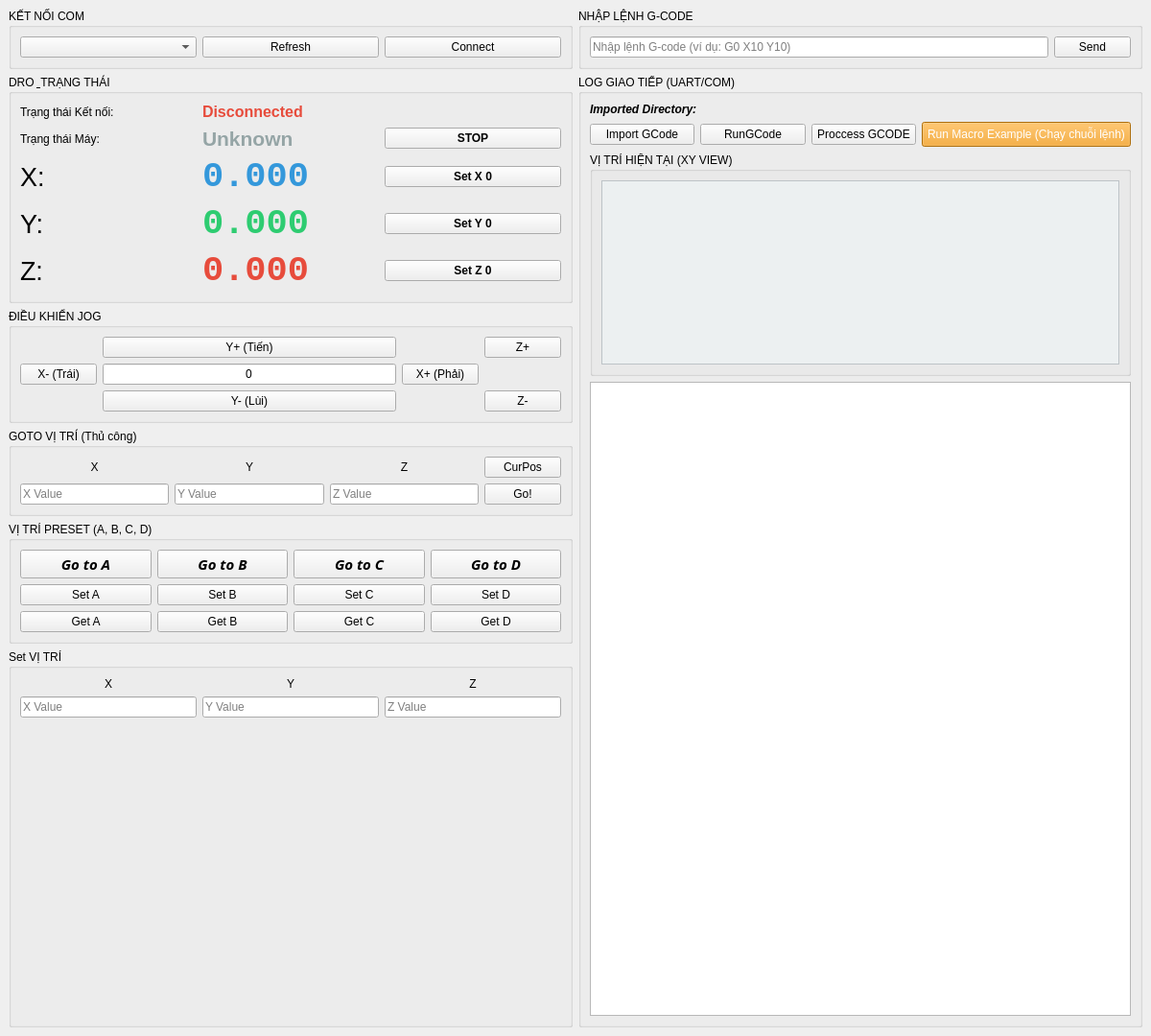
<?xml version="1.0" encoding="UTF-8"?>
<ui version="4.0">
 <class>MainWindow</class>
 <widget class="QMainWindow" name="MainWindow">
  <property name="geometry">
   <rect>
    <x>0</x>
    <y>0</y>
    <width>1200</width>
    <height>1080</height>
   </rect>
  </property>
  <property name="windowTitle">
   <string>STM32 G-Code Controller</string>
  </property>
  <widget class="QWidget" name="centralwidget">
   <layout class="QHBoxLayout" name="horizontalLayout_main">
    <item>
     <layout class="QVBoxLayout" name="verticalLayout_control">
      <item>
       <widget class="QGroupBox" name="groupBox_connection">
        <property name="title">
         <string>KẾT NỐI COM</string>
        </property>
        <layout class="QHBoxLayout" name="horizontalLayout_com">
         <item>
          <widget class="QComboBox" name="portComboBox"/>
         </item>
         <item>
          <widget class="QPushButton" name="refreshButton">
           <property name="text">
            <string>Refresh</string>
           </property>
          </widget>
         </item>
         <item>
          <widget class="QPushButton" name="connectButton">
           <property name="text">
            <string>Connect</string>
           </property>
          </widget>
         </item>
        </layout>
       </widget>
      </item>
      <item>
       <widget class="QGroupBox" name="groupBox_dro">
        <property name="title">
         <string>DRO &amp; TRẠNG THÁI</string>
        </property>
        <layout class="QGridLayout" name="gridLayout_dro">
         <item row="1" column="2">
          <widget class="QPushButton" name="Stopbtn">
           <property name="font">
            <font>
             <weight>75</weight>
             <bold>true</bold>
            </font>
           </property>
           <property name="text">
            <string>STOP</string>
           </property>
          </widget>
         </item>
         <item row="0" column="1">
          <widget class="QLabel" name="statusLabel">
           <property name="font">
            <font>
             <pointsize>12</pointsize>
             <weight>75</weight>
             <bold>true</bold>
            </font>
           </property>
           <property name="styleSheet">
            <string>color: #e74c3c;</string>
           </property>
           <property name="text">
            <string>Disconnected</string>
           </property>
          </widget>
         </item>
         <item row="1" column="0">
          <widget class="QLabel" name="label_state_title">
           <property name="text">
            <string>Trạng thái Máy:</string>
           </property>
          </widget>
         </item>
         <item row="2" column="0">
          <widget class="QLabel" name="label_x_title">
           <property name="font">
            <font>
             <pointsize>20</pointsize>
            </font>
           </property>
           <property name="text">
            <string>X:</string>
           </property>
          </widget>
         </item>
         <item row="4" column="2">
          <widget class="QPushButton" name="SetY0Button">
           <property name="font">
            <font>
             <weight>75</weight>
             <bold>true</bold>
            </font>
           </property>
           <property name="text">
            <string>Set Y 0</string>
           </property>
          </widget>
         </item>
         <item row="0" column="0">
          <widget class="QLabel" name="label_status_title">
           <property name="text">
            <string>Trạng thái Kết nối:</string>
           </property>
          </widget>
         </item>
         <item row="6" column="0">
          <widget class="QLabel" name="label_z_title">
           <property name="font">
            <font>
             <pointsize>20</pointsize>
            </font>
           </property>
           <property name="text">
            <string>Z:</string>
           </property>
          </widget>
         </item>
         <item row="6" column="2">
          <widget class="QPushButton" name="SetZ0Button">
           <property name="font">
            <font>
             <weight>75</weight>
             <bold>true</bold>
            </font>
           </property>
           <property name="text">
            <string>Set Z 0</string>
           </property>
          </widget>
         </item>
         <item row="4" column="0">
          <widget class="QLabel" name="label_y_title">
           <property name="font">
            <font>
             <pointsize>20</pointsize>
            </font>
           </property>
           <property name="text">
            <string>Y:</string>
           </property>
          </widget>
         </item>
         <item row="2" column="2">
          <widget class="QPushButton" name="SetX0Button">
           <property name="font">
            <font>
             <weight>75</weight>
             <bold>true</bold>
            </font>
           </property>
           <property name="text">
            <string>Set X 0</string>
           </property>
          </widget>
         </item>
         <item row="2" column="1">
          <widget class="QLabel" name="xPosLabel">
           <property name="font">
            <font>
             <family>Consolas</family>
             <pointsize>28</pointsize>
             <weight>75</weight>
             <bold>true</bold>
            </font>
           </property>
           <property name="styleSheet">
            <string>color: #3498db;</string>
           </property>
           <property name="text">
            <string>0.000</string>
           </property>
          </widget>
         </item>
         <item row="4" column="1">
          <widget class="QLabel" name="yPosLabel">
           <property name="font">
            <font>
             <family>Consolas</family>
             <pointsize>28</pointsize>
             <weight>75</weight>
             <bold>true</bold>
            </font>
           </property>
           <property name="styleSheet">
            <string>color: #2ecc71;</string>
           </property>
           <property name="text">
            <string>0.000</string>
           </property>
          </widget>
         </item>
         <item row="1" column="1">
          <widget class="QLabel" name="stateLabel">
           <property name="font">
            <font>
             <pointsize>16</pointsize>
             <weight>75</weight>
             <bold>true</bold>
            </font>
           </property>
           <property name="styleSheet">
            <string>color: #95a5a6;</string>
           </property>
           <property name="text">
            <string>Unknown</string>
           </property>
          </widget>
         </item>
         <item row="6" column="1">
          <widget class="QLabel" name="zPosLabel">
           <property name="font">
            <font>
             <family>Consolas</family>
             <pointsize>28</pointsize>
             <weight>75</weight>
             <bold>true</bold>
            </font>
           </property>
           <property name="styleSheet">
            <string>color: #e74c3c;</string>
           </property>
           <property name="text">
            <string>0.000</string>
           </property>
          </widget>
         </item>
        </layout>
       </widget>
      </item>
      <item>
       <widget class="QGroupBox" name="groupBox_jog">
        <property name="title">
         <string>ĐIỀU KHIỂN JOG</string>
        </property>
        <layout class="QGridLayout" name="gridLayout_jog">
         <item row="0" column="1">
          <widget class="QPushButton" name="jogYPlusButton">
           <property name="text">
            <string>Y+ (Tiến)</string>
           </property>
          </widget>
         </item>
         <item row="1" column="0">
          <widget class="QPushButton" name="jogXMinusButton">
           <property name="text">
            <string>X- (Trái)</string>
           </property>
          </widget>
         </item>
         <item row="1" column="2">
          <widget class="QPushButton" name="jogXPlusButton">
           <property name="text">
            <string>X+ (Phải)</string>
           </property>
          </widget>
         </item>
         <item row="2" column="1">
          <widget class="QPushButton" name="jogYMinusButton">
           <property name="text">
            <string>Y- (Lùi)</string>
           </property>
          </widget>
         </item>
         <item row="2" column="3">
          <widget class="QPushButton" name="jogZMinusButton">
           <property name="text">
            <string>Z-</string>
           </property>
          </widget>
         </item>
         <item row="1" column="1">
          <widget class="QLineEdit" name="txt_input_intervalDistance">
           <property name="layoutDirection">
            <enum>Qt::LeftToRight</enum>
           </property>
           <property name="inputMethodHints">
            <set>Qt::ImhDigitsOnly|Qt::ImhFormattedNumbersOnly|Qt::ImhPreferNumbers</set>
           </property>
           <property name="text">
            <string>0</string>
           </property>
           <property name="alignment">
            <set>Qt::AlignCenter</set>
           </property>
           <property name="placeholderText">
            <string/>
           </property>
          </widget>
         </item>
         <item row="0" column="3">
          <widget class="QPushButton" name="jogZPlusButton">
           <property name="text">
            <string>Z+</string>
           </property>
          </widget>
         </item>
        </layout>
       </widget>
      </item>
      <item>
       <widget class="QGroupBox" name="groupBox_manual_goto">
        <property name="title">
         <string>GOTO VỊ TRÍ (Thủ công)</string>
        </property>
        <layout class="QGridLayout" name="gridLayout_manual_goto">
         <item row="0" column="0">
          <widget class="QLabel" name="label_goto_X">
           <property name="text">
            <string>X</string>
           </property>
           <property name="alignment">
            <set>Qt::AlignCenter</set>
           </property>
          </widget>
         </item>
         <item row="0" column="1">
          <widget class="QLabel" name="label_goto_Y">
           <property name="text">
            <string>Y</string>
           </property>
           <property name="alignment">
            <set>Qt::AlignCenter</set>
           </property>
          </widget>
         </item>
         <item row="0" column="2">
          <widget class="QLabel" name="label_goto_Z">
           <property name="text">
            <string>Z</string>
           </property>
           <property name="alignment">
            <set>Qt::AlignCenter</set>
           </property>
          </widget>
         </item>
         <item row="1" column="0">
          <widget class="QLineEdit" name="txt_input_goto_X">
           <property name="placeholderText">
            <string>X Value</string>
           </property>
          </widget>
         </item>
         <item row="1" column="1">
          <widget class="QLineEdit" name="txt_input_goto_Y">
           <property name="placeholderText">
            <string>Y Value</string>
           </property>
          </widget>
         </item>
         <item row="1" column="2">
          <widget class="QLineEdit" name="txt_input_goto_Z">
           <property name="placeholderText">
            <string>Z Value</string>
           </property>
          </widget>
         </item>
         <item row="1" column="3">
          <widget class="QPushButton" name="btn_manual_goto">
           <property name="text">
            <string>Go!</string>
           </property>
          </widget>
         </item>
         <item row="0" column="3">
          <widget class="QPushButton" name="CurrentPosButton">
           <property name="text">
            <string>CurPos</string>
           </property>
          </widget>
         </item>
        </layout>
       </widget>
      </item>
      <item>
       <widget class="QGroupBox" name="groupBox_preset">
        <property name="title">
         <string>VỊ TRÍ PRESET (A, B, C, D)</string>
        </property>
        <layout class="QGridLayout" name="gridLayout_preset">
         <item row="0" column="1">
          <widget class="QPushButton" name="gotoBButton">
           <property name="font">
            <font>
             <family>Segoe UI Black</family>
             <pointsize>11</pointsize>
             <weight>75</weight>
             <italic>true</italic>
             <bold>true</bold>
            </font>
           </property>
           <property name="text">
            <string>Go to B</string>
           </property>
          </widget>
         </item>
         <item row="0" column="0">
          <widget class="QPushButton" name="gotoAButton">
           <property name="font">
            <font>
             <family>Segoe UI Black</family>
             <pointsize>11</pointsize>
             <weight>75</weight>
             <italic>true</italic>
             <bold>true</bold>
            </font>
           </property>
           <property name="text">
            <string>Go to A</string>
           </property>
          </widget>
         </item>
         <item row="1" column="1">
          <widget class="QPushButton" name="setBButton">
           <property name="text">
            <string>Set B</string>
           </property>
          </widget>
         </item>
         <item row="0" column="2">
          <widget class="QPushButton" name="gotoCButton">
           <property name="font">
            <font>
             <family>Segoe UI Black</family>
             <pointsize>11</pointsize>
             <weight>75</weight>
             <italic>true</italic>
             <bold>true</bold>
            </font>
           </property>
           <property name="text">
            <string>Go to C</string>
           </property>
          </widget>
         </item>
         <item row="1" column="2">
          <widget class="QPushButton" name="setCButton">
           <property name="text">
            <string>Set C</string>
           </property>
          </widget>
         </item>
         <item row="0" column="3">
          <widget class="QPushButton" name="gotoDButton">
           <property name="font">
            <font>
             <family>Segoe UI Black</family>
             <pointsize>11</pointsize>
             <weight>75</weight>
             <italic>true</italic>
             <bold>true</bold>
            </font>
           </property>
           <property name="text">
            <string>Go to D</string>
           </property>
          </widget>
         </item>
         <item row="1" column="0">
          <widget class="QPushButton" name="setAButton">
           <property name="text">
            <string>Set A</string>
           </property>
          </widget>
         </item>
         <item row="1" column="3">
          <widget class="QPushButton" name="setDButton">
           <property name="text">
            <string>Set D</string>
           </property>
          </widget>
         </item>
         <item row="2" column="0">
          <widget class="QPushButton" name="getAButton">
           <property name="text">
            <string>Get A</string>
           </property>
          </widget>
         </item>
         <item row="2" column="1">
          <widget class="QPushButton" name="getBButton">
           <property name="text">
            <string>Get B</string>
           </property>
          </widget>
         </item>
         <item row="2" column="2">
          <widget class="QPushButton" name="getCButton">
           <property name="text">
            <string>Get C</string>
           </property>
          </widget>
         </item>
         <item row="2" column="3">
          <widget class="QPushButton" name="getDButton">
           <property name="text">
            <string>Get D</string>
           </property>
          </widget>
         </item>
        </layout>
       </widget>
      </item>
      <item>
       <widget class="QGroupBox" name="groupBox_manual_set">
        <property name="title">
         <string>Set VỊ TRÍ </string>
        </property>
        <layout class="QGridLayout" name="gridLayout_manual_set">
         <item row="0" column="0">
          <widget class="QLabel" name="label_set_X">
           <property name="text">
            <string>X</string>
           </property>
           <property name="alignment">
            <set>Qt::AlignCenter</set>
           </property>
          </widget>
         </item>
         <item row="0" column="1">
          <widget class="QLabel" name="label_set_Y">
           <property name="text">
            <string>Y</string>
           </property>
           <property name="alignment">
            <set>Qt::AlignCenter</set>
           </property>
          </widget>
         </item>
         <item row="0" column="2">
          <widget class="QLabel" name="label_set_Z">
           <property name="text">
            <string>Z</string>
           </property>
           <property name="alignment">
            <set>Qt::AlignCenter</set>
           </property>
          </widget>
         </item>
         <item row="1" column="1">
          <widget class="QLineEdit" name="txt_input_set_Y">
           <property name="placeholderText">
            <string>Y Value</string>
           </property>
          </widget>
         </item>
         <item row="1" column="0">
          <widget class="QLineEdit" name="txt_input_set_X">
           <property name="placeholderText">
            <string>X Value</string>
           </property>
          </widget>
         </item>
         <item row="1" column="2">
          <widget class="QLineEdit" name="txt_input_set_Z">
           <property name="placeholderText">
            <string>Z Value</string>
           </property>
          </widget>
         </item>
         <item row="2" column="1">
          <spacer name="verticalSpacer">
           <property name="orientation">
            <enum>Qt::Vertical</enum>
           </property>
           <property name="sizeHint" stdset="0">
            <size>
             <width>20</width>
             <height>10</height>
            </size>
           </property>
          </spacer>
         </item>
        </layout>
       </widget>
      </item>
     </layout>
    </item>
    <item>
     <layout class="QVBoxLayout" name="verticalLayout_log">
      <item>
       <widget class="QGroupBox" name="groupBox_gcode">
        <property name="title">
         <string>NHẬP LỆNH G-CODE</string>
        </property>
        <layout class="QHBoxLayout" name="horizontalLayout_gcode">
         <item>
          <widget class="QLineEdit" name="gcodeInput">
           <property name="placeholderText">
            <string>Nhập lệnh G-code (ví dụ: G0 X10 Y10)</string>
           </property>
          </widget>
         </item>
         <item>
          <widget class="QPushButton" name="sendButton">
           <property name="text">
            <string>Send</string>
           </property>
          </widget>
         </item>
        </layout>
       </widget>
      </item>
      <item>
       <widget class="QGroupBox" name="groupBox_log">
        <property name="title">
         <string>LOG GIAO TIẾP (UART/COM)</string>
        </property>
        <layout class="QVBoxLayout" name="verticalLayout_log_text">
         <item>
          <widget class="QLabel" name="ImportedDirectory">
           <property name="sizePolicy">
            <sizepolicy hsizetype="Expanding" vsizetype="Preferred">
             <horstretch>0</horstretch>
             <verstretch>0</verstretch>
            </sizepolicy>
           </property>
           <property name="font">
            <font>
             <weight>75</weight>
             <italic>true</italic>
             <bold>true</bold>
            </font>
           </property>
           <property name="text">
            <string>Imported Directory:</string>
           </property>
          </widget>
         </item>
         <item>
          <layout class="QHBoxLayout" name="horizontalLayout">
           <item>
            <widget class="QPushButton" name="importButton">
             <property name="text">
              <string>Import GCode</string>
             </property>
            </widget>
           </item>
           <item>
            <widget class="QPushButton" name="RunGCodeButton">
             <property name="text">
              <string>RunGCode</string>
             </property>
            </widget>
           </item>
           <item>
            <widget class="QPushButton" name="processGCodeButton">
             <property name="text">
              <string>Proccess GCODE</string>
             </property>
            </widget>
           </item>
           <item>
            <widget class="QPushButton" name="runMacroButton">
             <property name="styleSheet">
              <string>background-color: #f39c12; color: white; padding: 5px;</string>
             </property>
             <property name="text">
              <string>Run Macro Example (Chạy chuỗi lệnh)</string>
             </property>
            </widget>
           </item>
          </layout>
         </item>
         <item>
          <widget class="QGroupBox" name="groupBox_xyview">
           <property name="title">
            <string>VỊ TRÍ HIỆN TẠI (XY VIEW)</string>
           </property>
           <layout class="QVBoxLayout" name="verticalLayout_xyview">
            <item>
             <widget class="QGraphicsView" name="xyGraphicsView">
              <property name="sizePolicy">
               <sizepolicy hsizetype="Preferred" vsizetype="Preferred">
                <horstretch>0</horstretch>
                <verstretch>0</verstretch>
               </sizepolicy>
              </property>
              <property name="minimumSize">
               <size>
                <width>250</width>
                <height>100</height>
               </size>
              </property>
              <property name="styleSheet">
               <string>background-color: #ecf0f1; border: 1px solid #bdc3c7;</string>
              </property>
              <property name="alignment">
               <set>Qt::AlignLeading|Qt::AlignLeft|Qt::AlignTop</set>
              </property>
             </widget>
            </item>
           </layout>
          </widget>
         </item>
         <item>
          <widget class="QTextEdit" name="logTextEdit">
           <property name="readOnly">
            <bool>true</bool>
           </property>
          </widget>
         </item>
        </layout>
       </widget>
      </item>
     </layout>
    </item>
   </layout>
  </widget>
 </widget>
 <resources/>
 <connections/>
</ui>
